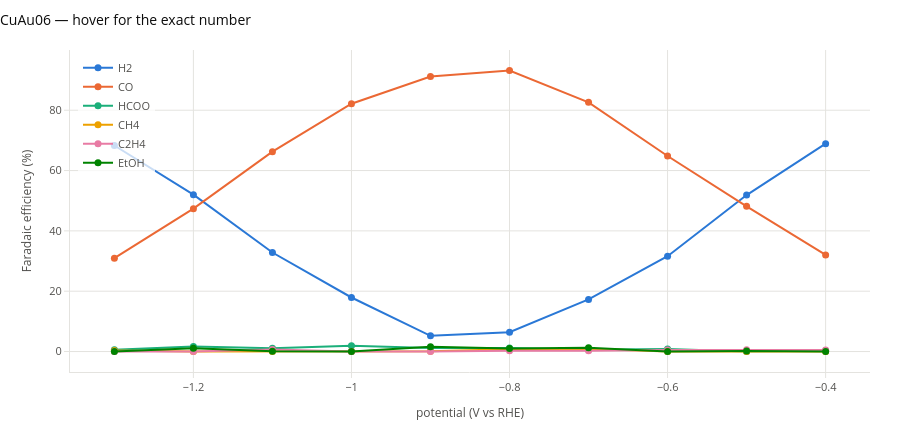

This figure's notebook cell:
### Markdown cell above
Three other modes are worth knowing:

```python
iv.volume_figure(volume, mode="volume")    # translucent — shows the interior
iv.volume_figure(volume, mode="points")    # one marker per voxel; most responsive
iv.volume_figure(volume, mode="slices",    # three planes you can position
                 slice_fractions=(0.3, 0.5, 0.7))
```

A large volume is strided down before it is rendered, and the figure title
says by how much. That is not politeness: a browser does not slow down
gracefully on a 128³ translucent volume, it locks the tab.

The 1D and 2D figures have interactive versions too — `iv.curves_figure` and
`iv.image_figure` — with the same styling arguments the matplotlib ones take.

### Code cell
potential, efficiencies, info = load_curve_set(
    wb.measurement("CuAu06", modality="ec", role="co2-rr-fe"), wb.resolver)

iv.curves_figure(
    [(label.replace("FE_", "").replace(".dat", ""), potential, values)
     for label, values in zip(info["labels"], efficiencies)],
    xlabel="potential (V vs RHE)", ylabel="Faradaic efficiency (%)",
    title="CuAu06 — hover for the exact number", marker="circle",
    legend_position="top left", height=430,
).show()

### Figure 1 — Plotly figure (JSON) as saved in the notebook; plotly's stock layout.template omitted (floating-point values rounded to 4 significant figures)
{"data": [{"hovertemplate": "<b>H2</b><br>%{x:.5g}, %{y:.5g}<extra></extra>", "line": {"color": "#2a78d6", "dash": "solid", "width": 2.0}, "marker": {"color": "#2a78d6", "size": 7.0, "symbol": "circle"}, "mode": "lines+markers", "name": "H2", "opacity": 1.0, "showlegend": true, "type": "scatter", "x": [-0.4, -0.5, -0.6, -0.7, -0.8, -0.9, -1.0, -1.1, -1.2, -1.3], "y": [68.91, 51.88, 31.61, 17.28, 6.42, 5.198, 17.91, 32.82, 52.01, 68.3]}, {"hovertemplate": "<b>CO</b><br>%{x:.5g}, %{y:.5g}<extra></extra>", "line": {"color": "#eb6834", "dash": "solid", "width": 2.0}, "marker": {"color": "#eb6834", "size": 7.0, "symbol": "circle"}, "mode": "lines+markers", "name": "CO", "opacity": 1.0, "showlegend": true, "type": "scatter", "x": [-0.4, -0.5, -0.6, -0.7, -0.8, -0.9, -1.0, -1.1, -1.2, -1.3], "y": [32.03, 48.14, 64.83, 82.62, 93.18, 91.21, 82.15, 66.25, 47.36, 30.95]}, {"hovertemplate": "<b>HCOO</b><br>%{x:.5g}, %{y:.5g}<extra></extra>", "line": {"color": "#1baf7a", "dash": "solid", "width": 2.0}, "marker": {"color": "#1baf7a", "size": 7.0, "symbol": "circle"}, "mode": "lines+markers", "name": "HCOO", "opacity": 1.0, "showlegend": true, "type": "scatter", "x": [-0.4, -0.5, -0.6, -0.7, -0.8, -0.9, -1.0, -1.1, -1.2, -1.3], "y": [0.3475, 0.0, 0.8488, 0.5682, 1.21, 1.149, 1.949, 1.119, 1.692, 0.6098]}, {"hovertemplate": "<b>CH4</b><br>%{x:.5g}, %{y:.5g}<extra></extra>", "line": {"color": "#eda100", "dash": "solid", "width": 2.0}, "marker": {"color": "#eda100", "size": 7.0, "symbol": "circle"}, "mode": "lines+markers", "name": "CH4", "opacity": 1.0, "showlegend": true, "type": "scatter", "x": [-0.4, -0.5, -0.6, -0.7, -0.8, -0.9, -1.0, -1.1, -1.2, -1.3], "y": [0.0, 0.0, 0.0, 0.8955, 0.739, 0.089, 0.0, 0.0, 0.0, 0.3226]}, {"hovertemplate": "<b>C2H4</b><br>%{x:.5g}, %{y:.5g}<extra></extra>", "line": {"color": "#e87ba4", "dash": "solid", "width": 2.0}, "marker": {"color": "#e87ba4", "size": 7.0, "symbol": "circle"}, "mode": "lines+markers", "name": "C2H4", "opacity": 1.0, "showlegend": true, "type": "scatter", "x": [-0.4, -0.5, -0.6, -0.7, -0.8, -0.9, -1.0, -1.1, -1.2, -1.3], "y": [0.5348, 0.574, 0.5453, 0.2779, 0.2921, 0.0, 0.0, 0.7022, 0.0, 0.0]}, {"hovertemplate": "<b>EtOH</b><br>%{x:.5g}, %{y:.5g}<extra></extra>", "line": {"color": "#008300", "dash": "solid", "width": 2.0}, "marker": {"color": "#008300", "size": 7.0, "symbol": "circle"}, "mode": "lines+markers", "name": "EtOH", "opacity": 1.0, "showlegend": true, "type": "scatter", "x": [-0.4, -0.5, -0.6, -0.7, -0.8, -0.9, -1.0, -1.1, -1.2, -1.3], "y": [0.0, 0.1759, 0.0, 1.25, 0.9994, 1.595, 0.01036, 0.07892, 1.116, 0.0]}], "layout": {"height": 430, "hovermode": "closest", "legend": {"bgcolor": "rgba(255,255,255,0.75)", "borderwidth": 0, "font": {"color": "#52514e", "size": 11}, "x": 0.01, "xanchor": "left", "y": 0.99, "yanchor": "top"}, "margin": {"b": 55, "l": 70, "r": 30, "t": 50}, "paper_bgcolor": "white", "plot_bgcolor": "white", "showlegend": true, "title": {"font": {"color": "#0b0b0b", "size": 14}, "text": "CuAu06 — hover for the exact number", "x": 0.0, "xanchor": "left"}, "xaxis": {"gridcolor": "#e4e3df", "linecolor": "#e4e3df", "showgrid": true, "tickcolor": "#e4e3df", "tickfont": {"color": "#52514e", "size": 11}, "ticks": "outside", "title": {"font": {"color": "#52514e", "size": 12}, "text": "potential (V vs RHE)"}, "zeroline": false}, "yaxis": {"gridcolor": "#e4e3df", "linecolor": "#e4e3df", "showgrid": true, "tickcolor": "#e4e3df", "tickfont": {"color": "#52514e", "size": 11}, "ticks": "outside", "title": {"font": {"color": "#52514e", "size": 12}, "text": "Faradaic efficiency (%)"}, "zeroline": false}}}
